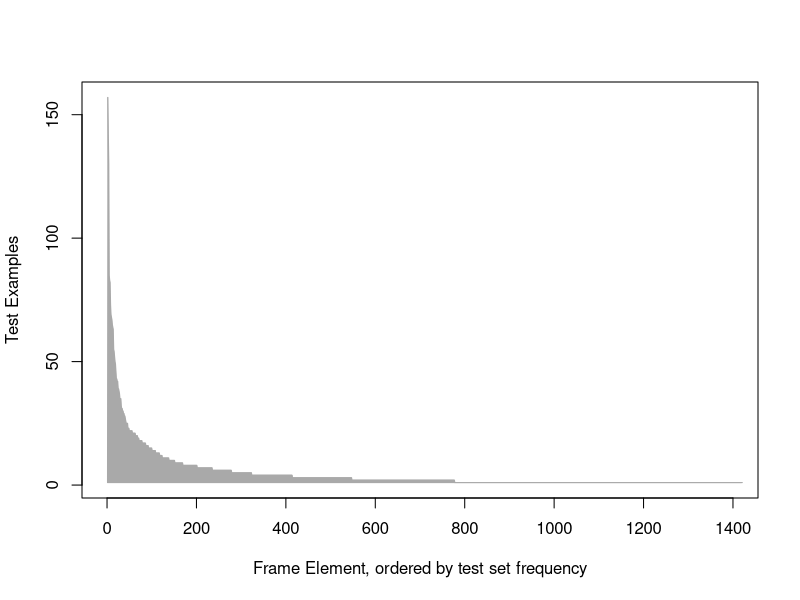
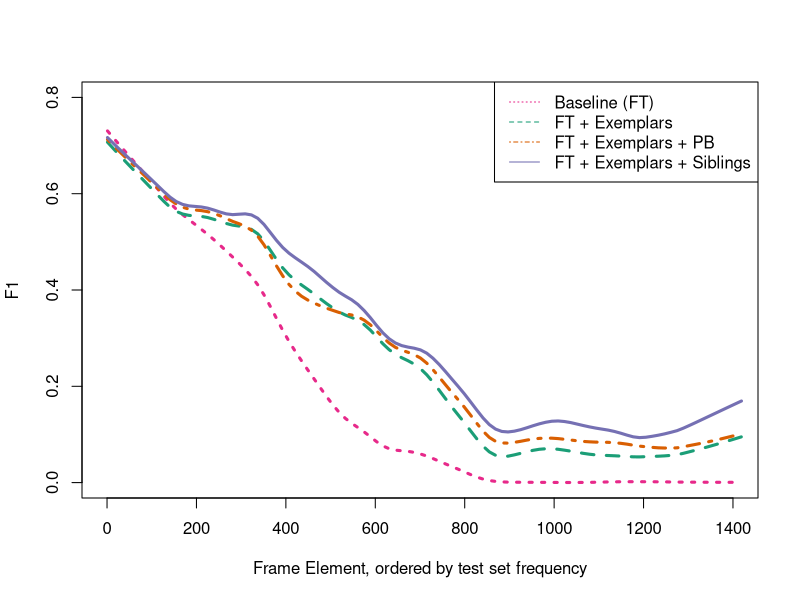

Write R code to recreate these figures, in order.
library(RColorBrewer)

#fes <- read.csv("../results/fe_numOccurTest_fscores_baseline_fn+ex_fn+ex+siblings_fn+ex+srl.csv")

num.examples <- read.csv("../results/fe_counts.csv")
baseline.fn <- read.csv("../results/baseline_fe_f1.csv")
fn.exemplars <- read.csv("../results/fn_exemplars_f1.csv")
fn.exemplars.srl <- read.csv("../results/srl_fn_exemplars_f1.csv")
fn.exemplars.siblings <- read.csv("../results/siblings_fn_exemplars_fe_f1.csv")

fes <- merge(merge(merge(merge(num.examples, baseline.fn), fn.exemplars), fn.exemplars.srl), fn.exemplars.siblings)

#names(fes) <- c(
#    "fe",
#    "num_examples",
#    "baseline.fn",
#    "baseline_combined_f1",
#    "parents_combined_f1"
#)

fes <- fes[order(-fes$num.examples),]

pdf("num_instances.pdf", width=7, height=4)
plot(
    fes$num.examples,
    xlab="Frame Element, ordered by test set frequency",
    ylab="Test Examples",
    xlim=c(0, 1400),
    type="l",
    col="gray",
#    log="y"
)
polygon(
    c(1, fes$num.examples, 1),
    col="darkgray",
    border="darkgray"
)
dev.off()

my.pallette <- brewer.pal(4, "Dark2")[c(4,1,2,3)]

smoothing <- 0.2
baseline.fn.low <- lowess(fes$baseline.fn, f=smoothing)
fn.exemplars.low <- lowess(fes$fn.exemplars, f=smoothing)
fn.exemplars.srl.low <- lowess(fes$fn.exemplars.srl, f=smoothing)
fn.exemplars.siblings.low <- lowess(fes$fn.exemplars.siblings, f=smoothing)


pdf("f1_sorted_by_num_instances.pdf", width=7, height=5)

plot(
    NULL,
    xlab="Frame Element, ordered by test set frequency",
    ylab="F1",
    lwd = 3,
    xlim=c(0, 1400),
    ylim=c(0.0, 0.8)
)
lines(
    baseline.fn.low,
    col=my.pallette[1],
    lwd = 3,
    lty="dotted"
)
lines(
    fn.exemplars.low,
    col=my.pallette[2],
    lwd = 3,
    lty="dashed"
)
lines(
    fn.exemplars.srl.low,
    col=my.pallette[3],
    lwd = 3,
    lty="dotdash"
)
lines(
    fn.exemplars.siblings.low,
    col=my.pallette[4],
    lwd = 3,
    lty="solid"
)
legend(
    "topright",
    legend=c(
        "Baseline (FT)",
        "FT + Exemplars",
        "FT + Exemplars + PB",
        "FT + Exemplars + Siblings"
    ),
    lty=c("dotted", "dashed", "dotdash", "solid"),
    col=my.pallette
)
dev.off()







#bf.lo <- loess(baseline.fn~num_examples, fes, span=.5, degree=0)
#bc.lo <- loess(fn+exemplars~num_examples, fes, span=.5, degree=0)
#pc.lo <- loess(fn+exemplars.siblings~num_examples, fes, span=.5, degree=0)
#f <- .02
#bf <- predict(bf.lo, fes$num_examples)
#bc <- predict(bc.lo, fes$num_examples)
#pc <- predict(pc.lo, fes$num_examples)
#bf.low <- lowess(bf, f=f)
#bc.low <- lowess(bc, f=f)
#pc.low <- lowess(pc, f=f)
